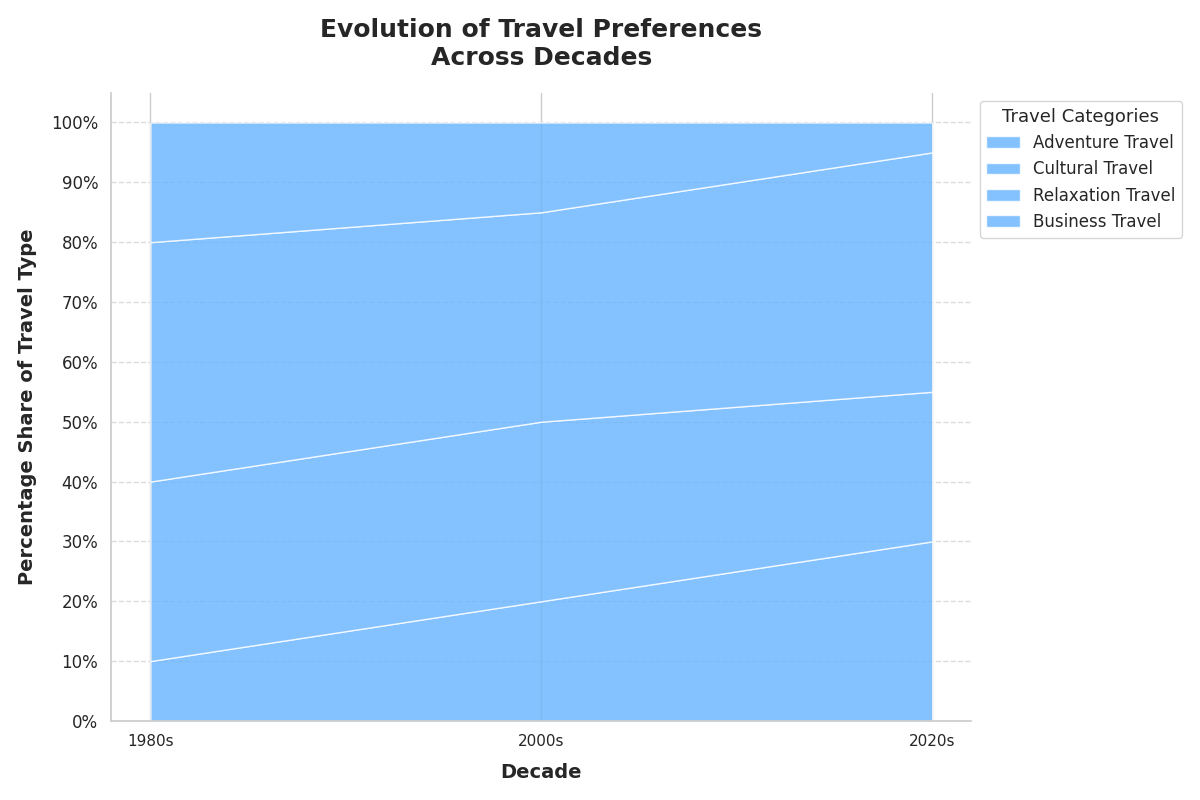

Recreate this plot in Python.
import matplotlib.pyplot as plt
import numpy as np

decades = ['1980s', '2000s', '2020s']
adventure = np.array([10, 20, 30])
cultural = np.array([30, 30, 25])
relaxation = np.array([40, 35, 40])
business = np.array([20, 15, 5])

data = np.vstack([adventure, cultural, relaxation, business])

# Using a single color consistently across all data groups
single_color = '#66b3ff'

fig, ax = plt.subplots(figsize=(12, 8))
ax.stackplot(decades, data, labels=['Adventure Travel', 'Cultural Travel', 'Relaxation Travel', 'Business Travel'], colors=[single_color]*4, alpha=0.8)

ax.set_title('Evolution of Travel Preferences\nAcross Decades', fontsize=18, weight='bold', pad=20)
ax.set_xlabel('Decade', fontsize=14, weight='bold', labelpad=10)
ax.set_ylabel('Percentage Share of Travel Type', fontsize=14, weight='bold', labelpad=10)

ax.legend(loc='upper left', fontsize=12, title='Travel Categories', title_fontsize='13', bbox_to_anchor=(1, 1))
ax.grid(axis='y', linestyle='--', alpha=0.7)

ax.set_yticks(np.arange(0, 101, 10))
ax.set_yticklabels([f'{y}%' for y in np.arange(0, 101, 10)], fontsize=12)
ax.set_xticks(decades)

ax.spines['top'].set_visible(False)
ax.spines['right'].set_visible(False)

plt.tight_layout()
plt.show()
